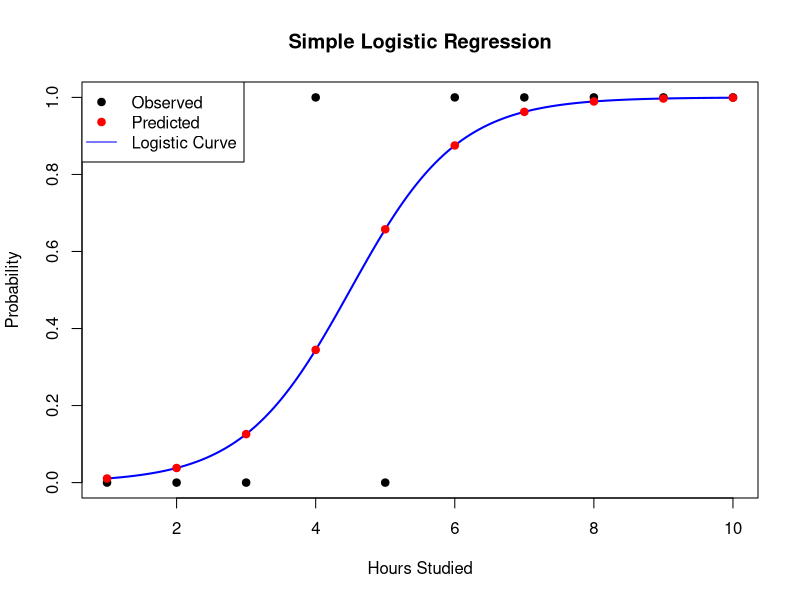
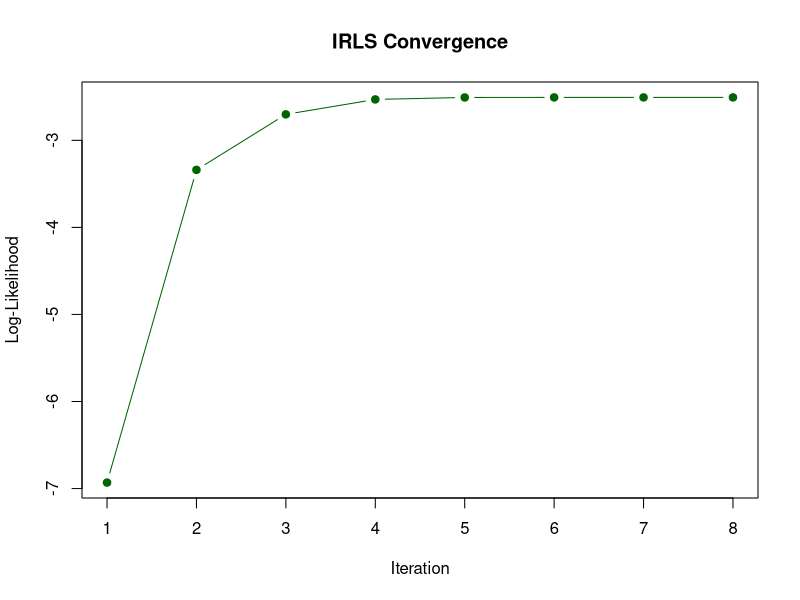
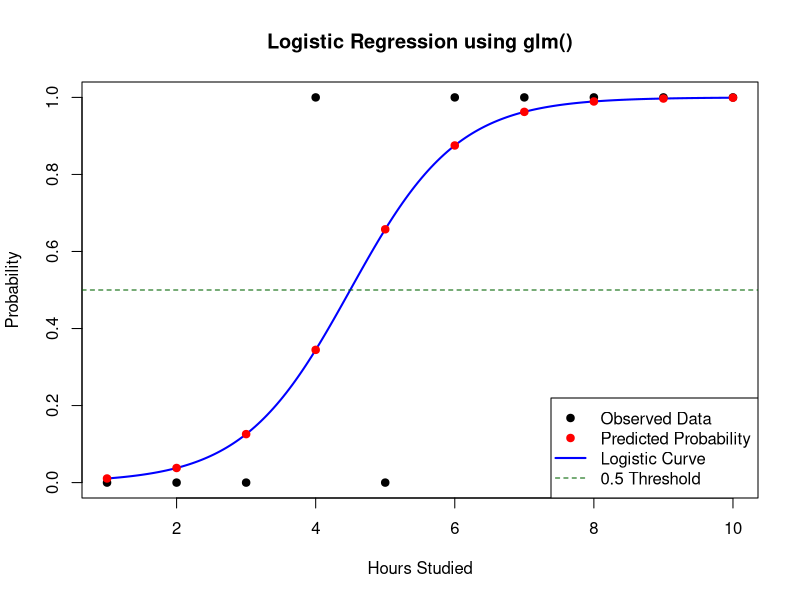
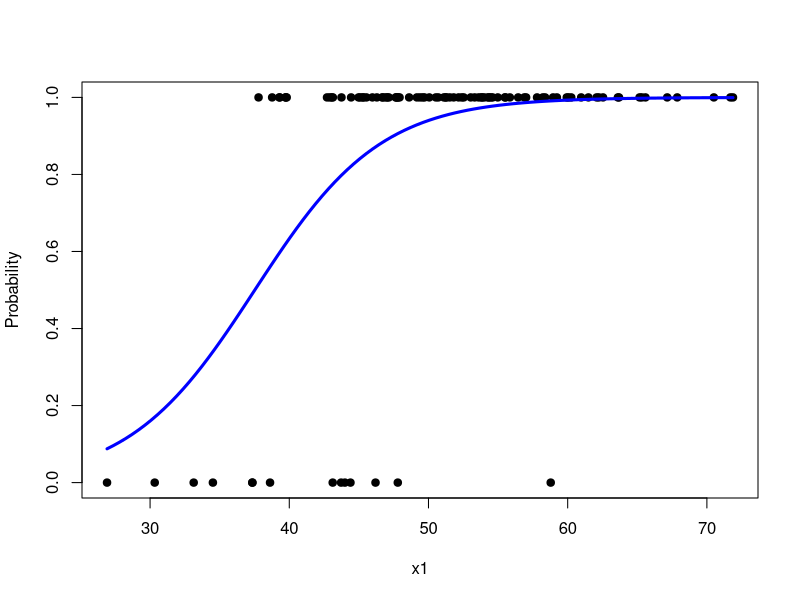

Here is the R script that generated these plots, in order:
##############################
# Logistic Regression
# Christian Supsup
# 08 July 2026
#############################

## Logistic regression is a statistical method used to model
## the relationship between one or more predictor (independent)
## variables and a binary response (dependent) variable.
##
## Instead of predicting the response directly, logistic
## regression predicts the probability that the response
## belongs to a particular class (usually coded as 1).
##
## The predicted probabilities are constrained between
## 0 and 1 using the logistic (sigmoid) function.

######################
## A. Simple Logistic Regression
######################

## Simple logistic regression models the relationship between
## one predictor variable and one binary response variable.
##
## Response Variable (Y):
## Y = 1 : Event occurs
## Y = 0 : Event does not occur

## 1. Linear Predictor

## z = β0 + β1X
## β0 = intercept
## β1 = regression coefficient
## X  = predictor variable
## z  = linear predictor

# z <- beta0 + beta1 * X

## 2. Logistic Regression Equation

## P(Y = 1) = 1 / (1 + exp(-(β0 + β1X)))

## P(Y = 1) = probability of the event occurring

# P <- 1 / (1 + exp(-(beta0 + beta1 * X)))

## 3. Logit (Log-Odds) Equation

## log(P / (1 - P)) = β0 + β1X
## P = predicted probability

# logit <- log(P / (1 - P))


## 4. Perform Simple Logistic Regression

## STEPS:
## a. Prepare the data
## b. Build the design matrix
## c. Initialize coefficients
## d. Repeat until convergence
##       Compute linear predictor
##       Compute probabilities
##       Compute weights
##       Compute working response
##       Update coefficients
##       Compute log-likelihood
##       Check convergence
## e. Compute final statistics
## f. Plot the logistic curve

### a. Sample data
x <- c(1,2,3,4,5,6,7,8,9,10)
y <- c(0,0,0,1,0,1,1,1,1,1)

df <- data.frame(x,y)

### b. Design matrix (with constant 1 to estimate intercept)
X <- cbind(1, x)

X

### c. Initialize coefficients
beta <- matrix(c(0, 0), ncol = 1)

tolerance <- 1e-8
max_iter <- 100 ## iteration

logLik_history <- c()


### d. Reweighted Least Squares (IRLS)
for(i in 1:max_iter){

  ## Linear predictor
  eta <- X %*% beta

  ## Mean (Predicted probability)
  mu <- 1 / (1 + exp(-eta))

  ## Weights
  W <- diag(as.vector(mu * (1 - mu)))

  ## Working response
  z <- eta + (y - mu) / (mu * (1 - mu))

  ## IRLS update (Weighted Least Squares)
  beta_new <- solve(t(X) %*% W %*% X) %*%
              t(X) %*% W %*% z

  ## Log-likelihood
  logLik_history[i] <- sum(
    y * log(mu) +
    (1 - y) * log(1 - mu)
  )

  ## Check convergence
  if(max(abs(beta_new - beta)) < tolerance){

    beta <- beta_new

    cat("Converged after", i, "iterations\n\n")

    break

  }

  beta <- beta_new

}

### e. Compute Final Estimates
eta <- X %*% beta
mu <- 1 / (1 + exp(-eta))
odds <- mu / (1 - mu)
prediction <- ifelse(mu >= 0.5, 1, 0)
likelihood <- mu^y * (1 - mu)^(1 - y)
logLik <- sum(
  y * log(mu) +
  (1 - y) * log(1 - mu)
)

deviance <- -2 * logLik
odds_ratio <- exp(beta)
accuracy <- mean(prediction == y)


### Results
results <- data.frame(
  Hours = x,
  Actual = y,
  LinearPredictor = round(eta,4),
  Probability = round(mu,4),
  Odds = round(odds,4),
  Prediction = prediction,
  Likelihood = round(likelihood,4)

)

print(results)

cat("\nEstimated Coefficients\n")
print(beta)

cat("\nOdds Ratio\n")
print(odds_ratio)

cat("\nLog-Likelihood =", logLik, "\n")
cat("Deviance =", deviance, "\n")
cat("Accuracy =", accuracy, "\n")

cat("\nConfusion Matrix\n")
print(table(Observed = y,
            Predicted = prediction))

### Plot logistic curve
x_new <- seq(min(x), max(x), length.out = 200)
X_new <- cbind(1, x_new)

eta_new <- X_new %*% beta

mu_new <- 1 / (1 + exp(-eta_new))

plot(x, y,
     pch = 19,
     ylim = c(0,1),
     xlab = "Hours Studied",
     ylab = "Probability",
     main = "Simple Logistic Regression")
lines(x_new,
      mu_new,
      col = "blue",
      lwd = 2)
points(x,
       mu,
       col = "red",
       pch = 19)
legend("topleft",
       legend = c("Observed",
                  "Predicted",
                  "Logistic Curve"),
       pch = c(19,19,NA),
       lty = c(NA,NA,1),
       col = c("black","red","blue"))

### Convergence Plot
plot(logLik_history,
     type = "b",
     pch = 19,
     col = "darkgreen",
     xlab = "Iteration",
     ylab = "Log-Likelihood",
     main = "IRLS Convergence")


## Logistic Regression using glm() ##

## Data
x <- c(1,2,3,4,5,6,7,8,9,10)
y <- c(0,0,0,1,0,1,1,1,1,1)

data <- data.frame(x, y)

## Fit logistic regression model
model <- glm(y ~ x,
             data = data,
             family = binomial(link = "logit"))

## Display model summary
summary(model)

## Estimated coefficients
coef(model)

## Odds ratios
exp(coef(model))

## Predicted probabilities
data$Probability <- predict(model,
                            type = "response")

## Predicted class (cutoff = 0.5)
data$Prediction <- ifelse(data$Probability >= 0.5, 1, 0)

## View results
print(data)

## Confusion Matrix
table(Observed = data$y,
      Predicted = data$Prediction)

## Plot Logistic Regression

## Create smooth x values
x_new <- seq(min(x), max(x), length.out = 200)

## Predict probabilities
pred <- predict(model,
                newdata = data.frame(x = x_new),
                type = "response")

## Plot observed data
plot(x, y,
     pch = 19,
     xlab = "Hours Studied",
     ylab = "Probability",
     ylim = c(0,1),
     main = "Logistic Regression using glm()")

## Add fitted logistic curve
lines(x_new,
      pred,
      col = "blue",
      lwd = 2)

## Add predicted probabilities
points(x,
       data$Probability,
       pch = 19,
       col = "red")

## Decision threshold
abline(h = 0.5,
       lty = 2,
       col = "darkgreen")

## Legend
legend("bottomright",
       legend = c("Observed Data",
                  "Predicted Probability",
                  "Logistic Curve",
                  "0.5 Threshold"),
       pch = c(19,19,NA,NA),
       lty = c(NA,NA,1,2),
       col = c("black","red","blue","darkgreen"),
       lwd = c(NA,NA,2,1))


######################
## B. Multiple Logistic Regression
######################

## Multiple logistic regression models the relationship between
## two or more predictor variables and one binary response variable.

## 1. Linear Predictor

## z = β0 + β1X1 + β2X2 + ... + βkXk
##
## β0 = intercept
## β1 = coefficient for predictor X1
## β2 = coefficient for predictor X2
## ...
## βk = coefficient for predictor Xk

# z <- beta0 +
#      beta1 * X1 +
#      beta2 * X2 +
#      beta3 * X3

## 2. Logistic Regression Equation

## P(Y = 1) =
##      1
## --------------------------
## 1 + exp(-(β0 + β1X1 + β2X2 + ... + βkXk))
##

# P <- 1 / (1 + exp(-(beta0 +
#                     beta1 * X1 +
#                     beta2 * X2 +
#                     beta3 * X3)))

## 3. Logit (Log-Odds) Equation

## log(P / (1 - P))
##      =
## β0 + β1X1 + β2X2 + ... + βkXk

# logit <- log(P / (1 - P))


### Perfom with glm() using random data
set.seed(123)

n <- 100

x1 <- rnorm(n, 50, 10)
x2 <- rnorm(n, 30, 5)

eta <- -15 + 0.20*x1 + 0.25*x2
p <- 1/(1 + exp(-eta))

y <- rbinom(n, 1, p)

data <- data.frame(x1, x2, y)

model <- glm(y ~ x1 + x2,
             family = binomial,
             data = data)

summary(model)


# Sequence of x1 values
newdata <- data.frame(
  x1 = seq(min(data$x1), max(data$x1), length.out = 100),
  x2 = mean(data$x2)          # Hold x2 constant
)

# Predicted probabilities
newdata$prob <- predict(model,
                        newdata = newdata,
                        type = "response")

# Plot
plot(data$x1, data$y,
     pch = 19,
     xlab = "x1",
     ylab = "Probability",
     ylim = c(0,1))

lines(newdata$x1,
      newdata$prob,
      col = "blue",
      lwd = 3)
